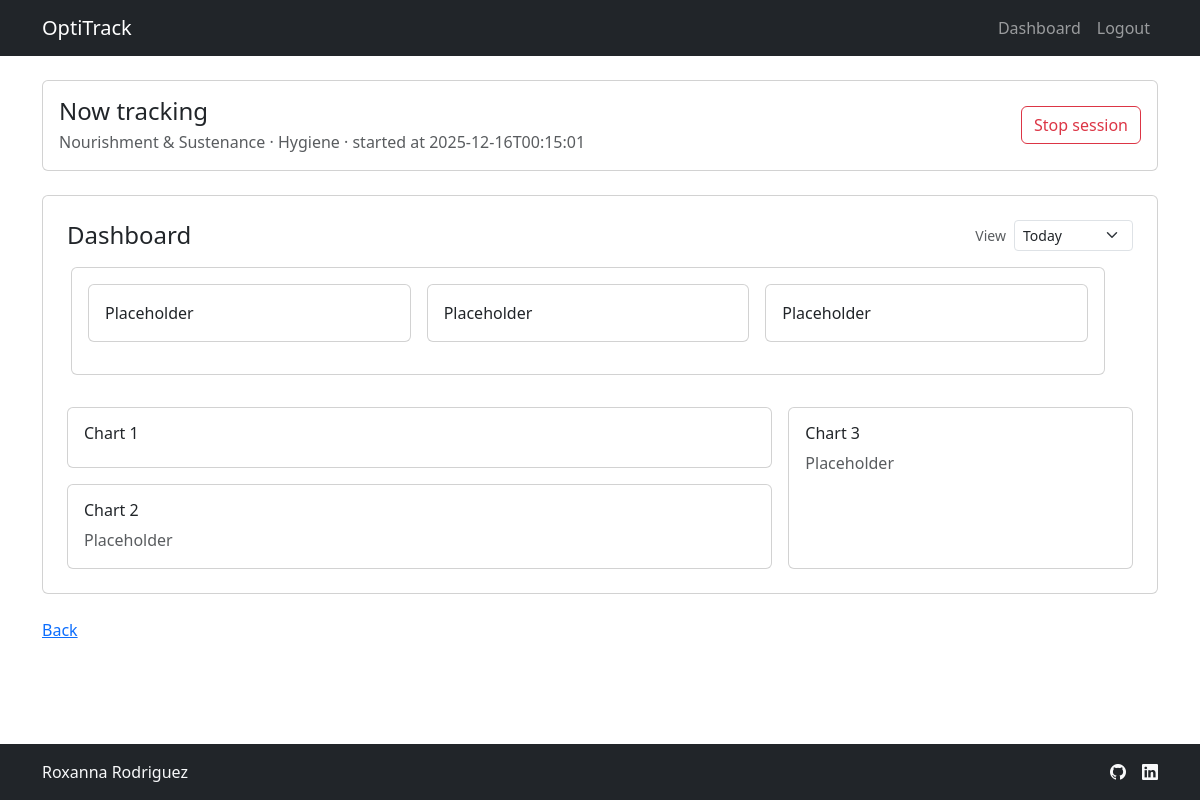
Before: /dashboard (signed in) with the older database file.
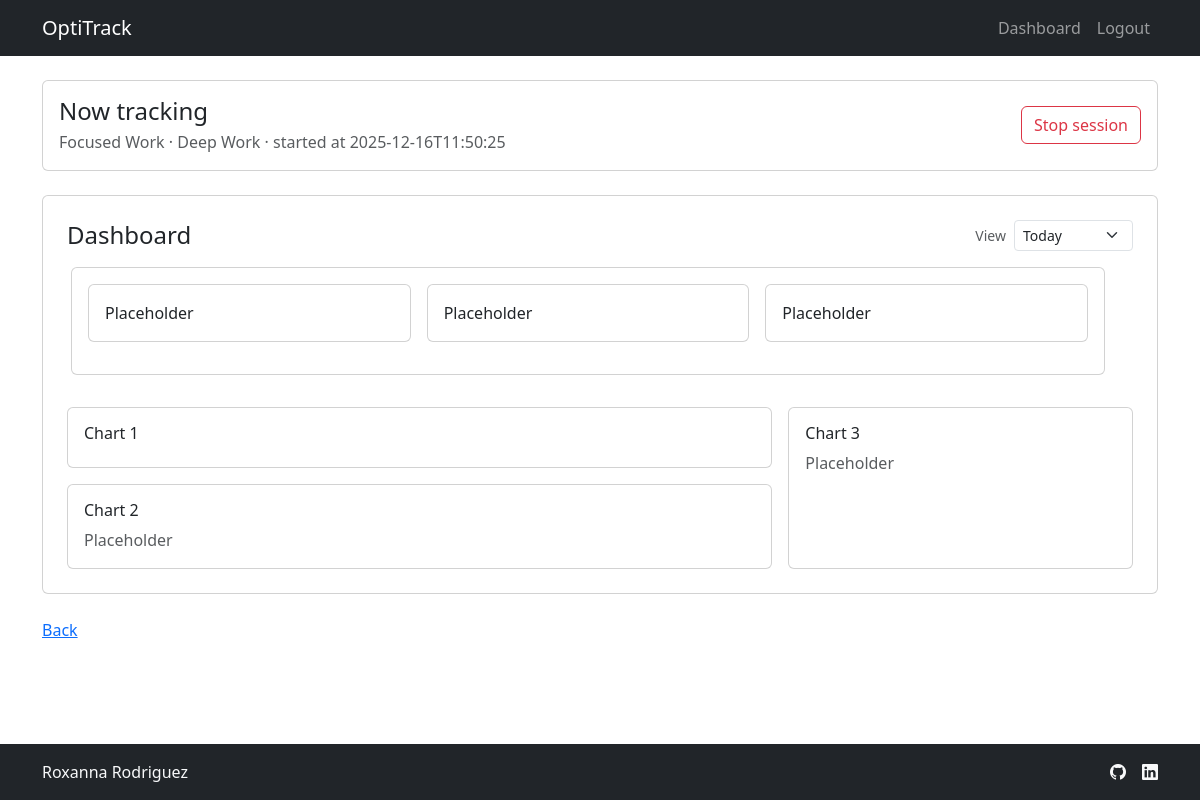
After: the same page with the newer database file.
### tables this page shows
CREATE TABLE events (
    event_id INTEGER PRIMARY KEY AUTOINCREMENT,
    user_id INTEGER NOT NULL,
    category TEXT NOT NULL,
    subcategory TEXT NOT NULL,
    start_ts TIMESTAMP NOT NULL,
    end_ts TIMESTAMP,
    FOREIGN KEY (user_id) REFERENCES users(user_id)
);

### app.py (the view)
@app.route("/dashboard")
@login_required
def dashboard():
    db = get_db()
    rows = db.execute(
        "SELECT category, subcategory \
        FROM user_activities \
        WHERE user_id = ?",
        (g.user["user_id"],)
    ).fetchall()
    activities_by_cat = {}
    for row in rows:
        activities_by_cat.setdefault(row["category"], []).append(row["subcategory"])
    active_session = db.execute(
        "SELECT * \
        FROM events \
        WHERE user_id = ? AND end_ts IS NULL",
        (g.user["user_id"],)
    ).fetchone()
    query = """
        SELECT
            category,
            SUM(total_seconds) AS total_time_spent_seconds
        FROM vw_daily_activity
        WHERE user_id = ? AND event_date = DATE('now', 'localtime')
        GROUP BY category
        """
    print("DEBUG g.user:", g.user)
    df_today_by_category = pd.read_sql_query(query, db, params=(g.user["user_id"],))
    df_today_by_category["total_time_spent_hours"] = df_today_by_category["total_time_spent_seconds"]/3600
    chart_today_by_category = charts.today_by_category(df_today_by_category)
    div_today_by_category = charts.fig_to_div(chart_today_by_category)
    return render_template("dashboard.html",
                           activities_by_cat=activities_by_cat,
                           active_session=active_session,
                           div_today_by_category=div_today_by_category)

### app.py (called while the page is built, shortened)
@app.before_request
def load_logged_in_user():
    user_id = session.get("user_id")
    if user_id is None:
        g.user = None
    else:
        db = get_db()
        g.user = db.execute(
            "SELECT * FROM users WHERE user_id = ?",
            (user_id,)
        ).fetchone()

@app.before_request
def require_setup_if_needed():
    if g.get("user") is None:
        return
    if g.user["setup_completed"]:
        return

@app.after_request
def add_no_cache_headers(response):
    response.headers["Cache-Control"] = "no-store, no-cache, must-revalidate, max-age=0"
    response.headers["Pragma"] = "no-cache"
    response.headers["Expires"] = "0"
    return response

### charts.py (called while the page is built)
def today_by_category(df):
    df = df.sort_values("total_time_spent_hours", ascending=True)
    fig = px.bar(
        df,
        x="total_time_spent_hours",
        y="category",
        orientation="h",
        title="Hours by Category"
    )
    fig.update_layout(margin=dict(l=10, r=10, t=40, b=10))
    fig.update_xaxes(title="Hours", tickformat=".2f")
    return fig

def fig_to_div(fig):
    return pio.to_html(fig, full_html=False, include_plotlyjs="cdn")

### helpers.py (called while the page is built)
def get_db():
    if "db" not in g:
        g.db = sqlite3.connect(current_app.config["DATABASE"])
        g.db.row_factory = sqlite3.Row
    return g.db

def login_required(f):
    @wraps(f)
    def decorated_function(*args, **kwargs):
        if g.user is None:
            return redirect("/login")
        return f(*args, **kwargs)
    return decorated_function

### templates/dashboard.html (shortened to what this page needs)
{% extends "layout.html" %}
{% block content %}
<div class="container py-4">
    <section class="mb-4">
        <div class="card">
            <div class="card-body d-flex flex-column flex-md-row align-items-md-center justify-content-between gap-3">
                <div>
                    <h2 class="h4 mb-1">Now tracking</h2>
                    <p class="text-muted mb-0">
                        {% if active_session %}
                        {{ active_session["category"] }} · {{ active_session["subcategory"] }} · started at {{
                        active_session["start_ts"] }}
                        {% else %}
                        No active session
                        {% endif %}
                    </p>
                </div>
                {% if not active_session %}
                <div class="dashboard-tracker">
                    <form method="post" action="/sessions/start" class="row g-2 align-items-end">
                        <div class="col-12 col-md-4">
                            <label for="categorySelect" class="form-label mb-1">Category</label>
                            <select id="categorySelect" name="category" class="form-select w-100" required>
                                <option value="" selected disabled>Choose category</option>
                                {% for category, subcats in activities_by_cat.items() %}
                                <option value="{{ category }}">{{ category }}</option>
                                {% endfor %}
                            </select>
                        </div>
                        <div class="col-12 col-md-4">
                            <label for="subcategorySelect" class="form-label mb-1">Subcategory</label>
                            <select id="subcategorySelect" name="subcategory" class="form-select w-100" required>
                                <option value="" selected disabled>Choose subcategory</option>
                            </select>
                        </div>
                        <div class="col-12 col-md-4">
                            <button type="submit" class="btn btn-secondary tracker-btn w-100">
                                Start session
                            </button>
                        </div>
                    </form>
                </div>
                {% else %}
                <div class="dashboard-tracker">
                    <form method="post" action="/sessions/stop">
                        <button type="submit" class="btn btn-outline-danger tracker-btn w-100">
                            Stop session
                        </button>
                    </form>
                </div>
                {% endif %}
            </div>
        </div>
    </section>
    <section class="mb-4">
        <div class="card">
            <div class="card-body p-4">
                <div class="d-flex align-items-center justify-content-between mb-3">
                    <h2 class="h4 mb-0">Dashboard</h2>
                    <form method="get" class="d-flex align-items-center gap-2">
                        <label for="periodSelect" class="form-label mb-0 small text-muted">View</label>
                        <select id="periodSelect" name="period" class="form-select form-select-sm"
                            onchange="this.form.submit()">
                            <option value="today" {% if period=="today" %}selected{% endif %}>Today</option>
                        </select>
                    </form>
                </div>
                <div class="row g-3 align-items-stretch">
                    <div class="row mb-3 mt-3">
                        <div class="col-12">
                            <div class="card flex-fill">
                                <div class="card-body">
                                    <div class="row mb-3 g-3">
                                        <div class="col-12 col-md-4">
                                            <div class="card">
                                                <div class="card-body">Placeholder</div>
                                            </div>
                                        </div>
                                        <div class="col-12 col-md-4">
                                            <div class="card">
                                                <div class="card-body">Placeholder</div>
                                            </div>
                                        </div>
                                        <div class="col-12 col-md-4">
                                            <div class="card">
                                                <div class="card-body">Placeholder</div>
                                            </div>
                                        </div>
                                    </div>
                                </div>
                            </div>
                        </div>
                    </div>
                    <div class="col-12 col-lg-8 d-flex flex-column gap-3">
                        <div class="card flex-fill">
                            <div class="card-body">
                                <h3 class="h6">Chart 1</h3>
                                {% if div_today_by_category %}
                                {{ div_today_by_category | safe }}
                                {% else %}
                                <p class="mb-0">No data yet.</p>
                                {% endif %}
                            </div>
                        </div>
                        <div class="card flex-fill">
                            <div class="card-body">
                                <h3 class="h6">Chart 2</h3>
                                <p class="text-muted mb-0">Placeholder</p>
                            </div>
                        </div>
                    </div>
                    <div class="col-12 col-lg-4 d-flex">
                        <div class="card w-100 h-100">
                            <div class="card-body">
                                <h3 class="h6">Chart 3</h3>
                                <p class="text-muted mb-0">Placeholder</p>
                            </div>
                        </div>
                    </div>
                </div>
            </div>
        </div>
    </section>
    <a href="{{ url_for('index') }}">Back</a>
    {% endblock %}

### templates/layout.html (shortened to what this page needs)
<!DOCTYPE html>
<html lang="en">
<head>
    <link href="https://cdn.jsdelivr.net/npm/bootstrap@5.3.3/dist/css/bootstrap.min.css" rel="stylesheet"
>
    <link rel="stylesheet" href="{{ url_for('static', filename='styles.css') }}">
    <link rel="stylesheet" href="https://cdn.jsdelivr.net/npm/bootstrap-icons@1.10.5/font/bootstrap-icons.css">
</head>
<body>
    <nav class="navbar navbar-expand-md navbar-dark bg-dark">
        <div class="container">
            <a class="navbar-brand d-flex align-items-center" href="{{ url_for('index') }}">
                <span> OptiTrack </span>
            </a>
            {% if g.user %}
            <div class="collapse navbar-collapse" id="navbarNav">
                <ul class="navbar-nav ms-auto mb-2 mb-md-0">
                    <li class="nav-item">
                        <a class="nav-link" href="{{ url_for('dashboard') }}">Dashboard</a>
                    </li>
                    <li class="nav-item">
                        <a class="nav-link" href="{{ url_for('logout') }}">Logout</a>
                    </li>
                </ul>
            </div>
            {% endif %}
        </div>
    </nav>
    <main class="{% block main_class %}{% endblock %}">
        {% block content %}{% endblock %}
    </main>
    <footer class="text-center bg-dark text-light py-3">
        <div class="container">
            <div class="row align-items-center">
                <div class="col-md-4 d-flex align-items-center justify-content-center justify-content-md-start">
                    <span class="mb-3 mb-md-0 text-light">Roxanna Rodriguez</span>
                </div>
                <ul class="col-md-4 offset-md-4 nav justify-content-center justify-content-md-end list-unstyled d-flex">
                    <li class="ms-3">
                        <a class="text-light" href="#" aria-label="GitHub">
                            <i class="bi bi-github" aria-hidden="true"></i>
                        </a>
                    </li>
                    <li class="ms-3">
                        <a class="text-light" href="#" aria-label="LinkedIn">
                            <i class="bi bi-linkedin" aria-hidden="true"></i>
                        </a>
                    </li>
                </ul>
            </div>
        </div>
    </footer>
</body>
</html>

### static/styles.css (style rules this page uses)
.navbar-dark { background-color: #1F1D20; }
html, body { height: 100%; }
body { display: flex; flex-direction: column; min-height: 100vh; }
main { flex: 1; }
.dashboard-tracker { max-width: 560px; }
.tracker-btn { white-space: nowrap; }
@media (min-width: 768px) { .tracker-btn { width: 130px; } }

Changed rows visible on the page:
no longer on this page (row edited): events: category "Nourishment & Sustenance", subcategory "Hygiene", start_ts "2025-12-16T00:15:01"
added events: category "Focused Work", subcategory "Deep Work", start_ts "2025-12-16T11:50:25"
